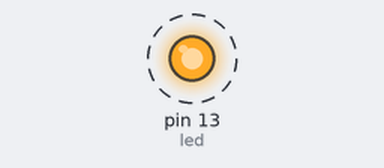
Simulated run of this sketch. Board: Arduino Uno, built with avr-gcc and run on an emulated ATmega328P. Shown: output pins drawn as LEDs (lit = HIGH). Dashed ring = blinking.

Above: at 0.2 s.
Timing chart, 0 to 3.0 s (numbered marks = the images above):
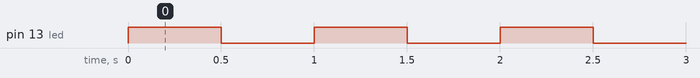

Measured:
- by itself, pin 13 (led): alternates HIGH for 0.50 s and LOW for 0.50 s

The sketch:

Prog_7_BlinkLED.ino
```cpp
int led = 13;

void setup() {
  //Siempre que se vaya a trabajar con un pin digital es necesario ESTABLECER si este sera una entrada o una salida.
  // es entrada cuando nos proporcionará "informacion" (sensor), y es salida cuando generará algun "efecto" (actuador)

  //entrada -> INPUT
  //salida -> OUTPUT  <<<<<

  pinMode(led, OUTPUT); //establece el modo de trabajo del pin asociado a la variable LED como salida

}

void loop() {
  // put your main code here, to run repeatedly:
  // Cuando se trabaja con actuadores digitales se cuenta con la instruccion digitalWrite para establecer el valor del
  // actuador

  // valor = {prendido( 1 o HIGH) | apagado (0 o LOW)}

    digitalWrite(led, 1);
    //digitalWrite(led, HIGH);

    delay(500); //ms

    digitalWrite(led, 0);

    delay(500);


}
```
